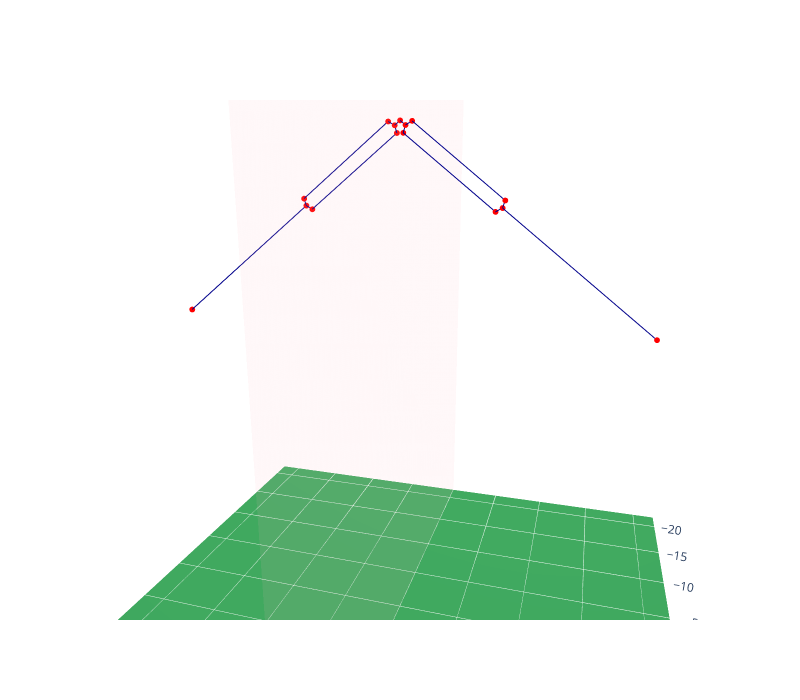

This figure's notebook cell:
### Code cell
from pymoo.termination import get_termination
from pymoo.optimize import minimize
from pymoo.core.mixed import MixedVariableGA
from pymoo.core.variable import Real, Integer, Choice, Binary


AWG14RADIUS = 1.628/1000/2              # 1.628mm dia
SEGS_PER_M = 10/20.0                    # NEC segments: around 10 for the half-element

class MinWireCageVeeProblem(DipoleConstrainedSingleOptMixedProblem):

    # 'x' is a dictionary containing our parameters 'length','angle','cage_frac','par_wires' 
    def _make_design(self, x):
        half_el = make_linear_element((0,0,0),(0,0.5,0))
        half_el.extend( make_cage_element(0.5, x['length']*x['cage_frac']+0.5, .2, .5, x['par_wires']) )
        half_el.extend( make_linear_element((0,x['length']*x['cage_frac']+0.5,0),(0,x['length'],0)) )
        half_el = rot_x(half_el, np.deg2rad(x['angle']))
        half_el = translate(half_el, (0,0,self.z))
        return half_el

    # Objective to minimize: total wire length
    # Sum total wire length for each design, return as column vector
    def _compute_objective(self, X, designs, zs, vswr_curves, max_vswr):
        return np.array([ total_wire_len(design) for design in designs ])[:,None]
        
    # Constraint: max VSWR must be < 2.0 across freq range
    #  (constraint val must be < 0)
    def _compute_constraints(self, X, designs, zs, vswr_curves, max_vswr):
        return (max_vswr - 2.0)


# Defining our parameters; type and valid ranges
variables = dict()
variables['length'] = Real(bounds=(20.0, 26.0))
variables['angle'] = Real(bounds=(-45.0, 0.0))
variables['cage_frac'] = Real(bounds=(0.1, 1.0))
variables['par_wires'] = Integer(bounds=(2, 10))


mwcvproblem = MinWireCageVeeProblem(variables=variables, n_ieq_constr=1, f_min=3.5, f_max=3.7, z=40,
                                segs_per_m=SEGS_PER_M, radius=AWG14RADIUS)
termination = get_termination("n_gen", 50)
algorithm = MixedVariableGA(pop_size=200, n_offsprings=100)

res = minimize(mwcvproblem, algorithm, termination, save_history=False, verbose=True)

print(f"Optimum length {res.X['length']:.1f}m, angle {res.X['angle']:.1f}deg, cage fraction {res.X['cage_frac']:.2f}, # wires {res.X['par_wires']}, wire length {res.F[0]:.2f}")
vswr_curve = res.pop.get('VSWR')[0]
plot_vswr_2([zip(mwcvproblem.freqs, vswr_curve)], tags=['80m Cage Vee'])

design = mwcvproblem._make_design(res.X)
wire_ant_visualize(design,(-22,22),(-22,22),(0,45))

### Figure 1 — Plotly figure (JSON) as saved in the notebook; plotly's stock layout.template omitted (floating-point values rounded to 4 significant figures)
{"data": [{"cmax": 1, "cmin": 0, "colorscale": [[0, "rgb(247,252,245)"], [0.125, "rgb(229,245,224)"], [0.25, "rgb(199,233,192)"], [0.375, "rgb(161,217,155)"], [0.5, "rgb(116,196,118)"], [0.625, "rgb(65,171,93)"], [0.75, "rgb(35,139,69)"], [0.875, "rgb(0,109,44)"], [1, "rgb(0,68,27)"]], "showscale": false, "surfacecolor": [[0.69, 0.69], [0.69, 0.69]], "type": "surface", "x": [-22, 22], "y": [-22, 22], "z": [[0, 0], [0, 0]]}, {"color": "lightpink", "hoverinfo": "skip", "i": [0, 0], "j": [1, 2], "k": [2, 3], "opacity": 0.1, "type": "mesh3d", "x": [-22, -22, 22, 22], "y": [0, 0, 0, 0], "z": [0, 45, 45, 0]}, {"line": {"color": "darkblue", "width": 2}, "marker": {"color": "red", "size": 2}, "name": "", "showlegend": false, "type": "scatter3d", "x": [0, 0], "y": [0, 0.3884], "z": [40, 39.69]}, {"line": {"color": "darkblue", "width": 2}, "marker": {"color": "red", "size": 2}, "name": "", "showlegend": false, "type": "scatter3d", "x": [0, 0, 0, 0], "y": [0.3884, 0.8586, 7.433, 7.273], "z": [39.69, 39.95, 34.62, 34.1]}, {"line": {"color": "darkblue", "width": 2}, "marker": {"color": "red", "size": 2}, "name": "", "showlegend": false, "type": "scatter3d", "x": [0, 6.123e-17, 6.123e-17, 0], "y": [0.3884, 0.2289, 6.803, 7.273], "z": [39.69, 39.17, 33.84, 34.1]}, {"line": {"color": "darkblue", "width": 2}, "marker": {"color": "red", "size": 2}, "name": "", "showlegend": false, "type": "scatter3d", "x": [0, 0], "y": [7.273, 17.97], "z": [34.1, 25.43]}, {"line": {"color": "darkblue", "width": 2}, "marker": {"color": "red", "size": 2}, "name": "", "showlegend": false, "type": "scatter3d", "x": [0, 0], "y": [0, -0.3884], "z": [40, 39.69]}, {"line": {"color": "darkblue", "width": 2}, "marker": {"color": "red", "size": 2}, "name": "", "showlegend": false, "type": "scatter3d", "x": [0, 0, 0, 0], "y": [-0.3884, -0.8586, -7.433, -7.273], "z": [39.69, 39.95, 34.62, 34.1]}, {"line": {"color": "darkblue", "width": 2}, "marker": {"color": "red", "size": 2}, "name": "", "showlegend": false, "type": "scatter3d", "x": [0, -6.123e-17, -6.123e-17, 0], "y": [-0.3884, -0.2289, -6.803, -7.273], "z": [39.69, 39.17, 33.84, 34.1]}, {"line": {"color": "darkblue", "width": 2}, "marker": {"color": "red", "size": 2}, "name": "", "showlegend": false, "type": "scatter3d", "x": [0, 0], "y": [-7.273, -17.97], "z": [34.1, 25.43]}], "layout": {"autosize": false, "height": 700, "scene": {"aspectmode": "manual", "aspectratio": {"x": 1, "y": 1, "z": 1}, "camera": {"eye": {"x": 1, "y": 0.3, "z": 0.3}, "up": {"x": 0, "y": 0, "z": 1}}, "xaxis": {"range": [-22, 22], "showbackground": false}, "yaxis": {"range": [-22, 22], "showbackground": false}, "zaxis": {"range": [0, 45], "showbackground": false}}, "width": 800}}
